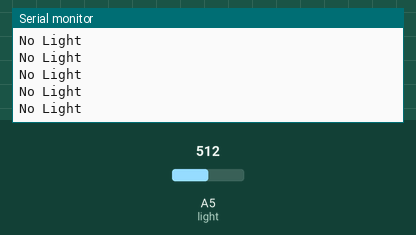
The sketch below on a simulated Arduino Uno, built with avr-gcc and run on an emulated ATmega328P. Parts: the last lines printed to the serial monitor. The test bench sets the inputs (shaded band); at power-on: A5 (light) = 512.

Above: at 1.2 s.
1.3 s: A5 (light) set to 487
At 2.3 s:
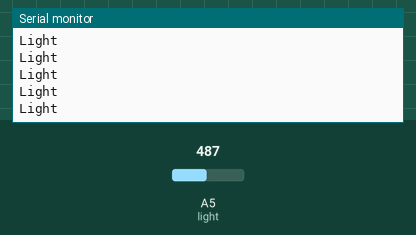
3.2 s: A5 (light) set to 510
At 4.1 s:
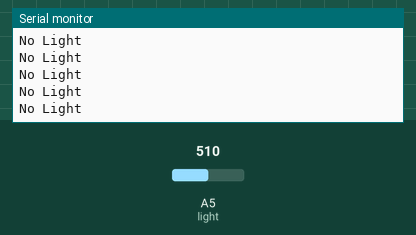

Measured:
- the behaviour switches between 501 and 500 on A5 (light) (found by bisection; images 0 and 1)
- after the input at 1.3 s, the serial monitor: prints a new line after 0.07 s (image 1)

The sketch:

light-sensor1.ino
```cpp
int light=A5;

void setup() {
  Serial.begin(9600);
  pinMode(light,INPUT);
}

void loop() {
  int m=analogRead(light);
  if(m>500) {
    Serial.println("No Light");
  } else {
    Serial.println("Light");
  }
}
```
